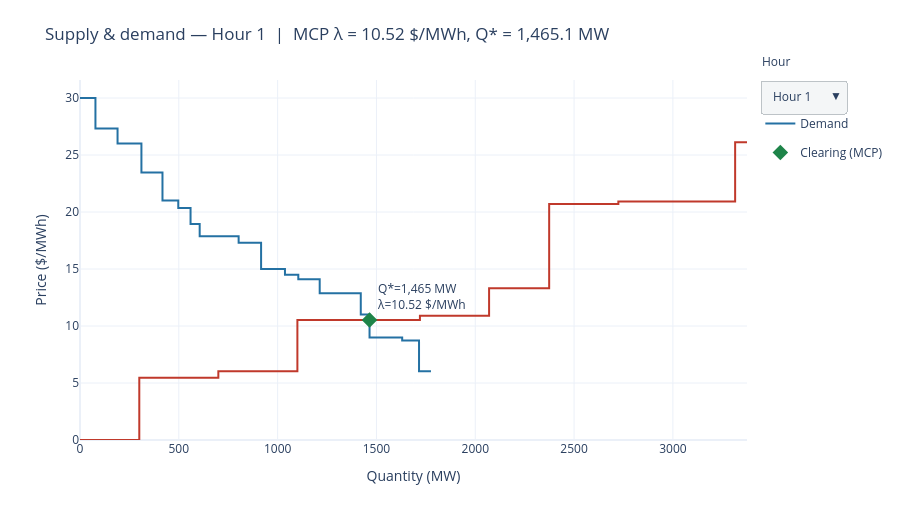

Write notebook code for a chart like this one.
### Code cell
import plotly.graph_objects as go

# Interactive supply & demand curves by hour (dropdown)
Pmax_map = generators_data.set_index("Unit #")["Pmax_i (MW)"].to_dict()


def _step_curve(cum_qty, price):
    x = np.concatenate([[0.0], np.repeat(np.asarray(cum_qty, dtype=float), 2)[:-1]])
    y = np.repeat(np.asarray(price, dtype=float), 2)
    return x, y


fig = go.Figure()
n_traces_per_hour = 3  # supply, demand, clearing point

for hour in range(1, 25):
    supply = (
        generators_costs_24h.loc[generators_costs_24h["Hour"] == hour, ["Unit #", "C_i ($/MWh)"]]
        .assign(**{"Pmax (MW)": lambda df: df["Unit #"].map(Pmax_map)})
        .sort_values("C_i ($/MWh)")
    )
    supply["cum_qty"] = supply["Pmax (MW)"].cumsum()

    demand = (
        demand_bids_24h.loc[
            demand_bids_24h["Hour"] == hour,
            ["Load #", "Synthetic demand bid ($/MWh)"],
        ]
        .copy()
    )
    demand_hour = units_demand.loc[units_demand["hour"] == hour].iloc[0]
    demand["max demand (MW)"] = demand["Load #"].map(lambda d: float(demand_hour[f"Load {d}"]))
    demand = demand.sort_values("Synthetic demand bid ($/MWh)", ascending=False)
    demand["cum_qty"] = demand["max demand (MW)"].cumsum()

    sx, sy = _step_curve(supply["cum_qty"], supply["C_i ($/MWh)"])
    dx, dy = _step_curve(demand["cum_qty"], demand["Synthetic demand bid ($/MWh)"])

    row = clearing_summary_24h.loc[clearing_summary_24h["hour"] == hour].iloc[0]
    Q_star = float(row["cleared (MW)"])
    lam = float(row["MCP ($/MWh)"])

    visible = hour == 1
    fig.add_trace(
        go.Scatter(
            x=sx, y=sy, mode="lines", name="Supply",
            line=dict(color="#c0392b", width=2),
            visible=visible, legendgroup="supply", showlegend=visible,
        )
    )
    fig.add_trace(
        go.Scatter(
            x=dx, y=dy, mode="lines", name="Demand",
            line=dict(color="#2471a3", width=2),
            visible=visible, legendgroup="demand", showlegend=visible,
        )
    )
    fig.add_trace(
        go.Scatter(
            x=[Q_star], y=[lam], mode="markers+text",
            name="Clearing (MCP)",
            marker=dict(color="#1e8449", size=12, symbol="diamond"),
            text=[f"Q*={Q_star:,.0f} MW<br>λ={lam:.2f} $/MWh"],
            textposition="top right",
            visible=visible, legendgroup="mcp", showlegend=visible,
        )
    )

buttons = []
for hour in range(1, 25):
    vis = [False] * (24 * n_traces_per_hour)
    start = (hour - 1) * n_traces_per_hour
    for k in range(n_traces_per_hour):
        vis[start + k] = True
    row = clearing_summary_24h.loc[clearing_summary_24h["hour"] == hour].iloc[0]
    buttons.append(
        dict(
            label=f"Hour {hour}",
            method="update",
            args=[
                {"visible": vis, "showlegend": vis},
                {
                    "title": (
                        f"Supply & demand — Hour {hour}  |  "
                        f"MCP λ = {row['MCP ($/MWh)']:.2f} $/MWh, "
                        f"Q* = {row['cleared (MW)']:,.1f} MW"
                    )
                },
            ],
        )
    )

row1 = clearing_summary_24h.loc[clearing_summary_24h["hour"] == 1].iloc[0]
fig.update_layout(
    title=(
        f"Supply & demand — Hour 1  |  "
        f"MCP λ = {row1['MCP ($/MWh)']:.2f} $/MWh, "
        f"Q* = {row1['cleared (MW)']:,.1f} MW"
    ),
    xaxis_title="Quantity (MW)",
    yaxis_title="Price ($/MWh)",
    template="plotly_white",
    height=520,
    margin=dict(t=80),
    updatemenus=[
        dict(
            active=0,
            buttons=buttons,
            direction="down",
            showactive=True,
            x=1.02,
            xanchor="left",
            y=1.0,
            yanchor="top",
            bgcolor="#f4f6f7",
            bordercolor="#bdc3c7",
        )
    ],
    annotations=[
        dict(
            text="Hour",
            x=1.02,
            xref="paper",
            y=1.08,
            yref="paper",
            showarrow=False,
            xanchor="left",
        )
    ],
)
fig.update_xaxes(rangemode="tozero")
fig.update_yaxes(rangemode="tozero")
fig.show()
